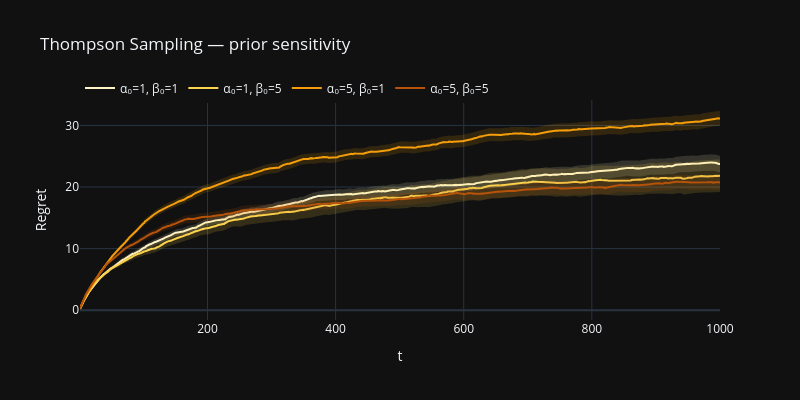

Notebook code for this chart:
### Code cell
# ── Thompson Sampling ─────────────────────────────────────────────────────────
priors    = [(1, 1), (1, 5), (5, 1), (5, 5)]
shades_ts = ["#fef3c7", "#fcd34d", "#f59e0b", "#b45309"]

fig_ts = go.Figure()
for (a0, b0), col in zip(priors, shades_ts):
    add_band(fig_ts, run(lambda a=a0, b=b0: ThompsonSampling(len(MU), a, b)), col, f"α₀={a0}, β₀={b0}")

fig_ts.update_layout(
    title="Thompson Sampling — prior sensitivity", xaxis_title="t", yaxis_title="Regret",
    template="plotly_dark", width=800, height=400, legend=dict(orientation="h", y=1.12),
)
fig_ts.show()

### Figure 1 — Plotly figure (JSON) as saved in the notebook; plotly's stock layout.template omitted (floating-point values rounded to 4 significant figures; data arrays with more than 128 entries replaced by an {"elided": "..."} marker saying what was removed)
{"data": [{"fill": "toself", "fillcolor": "rgba(254,243,199,0.15)", "hoverinfo": "skip", "line": {"width": 0}, "showlegend": false, "type": "scatter", "x": {"elided": "2000 int values"}, "y": {"elided": "2000 float values"}}, {"line": {"color": "#fef3c7", "width": 2}, "name": "α₀=1, β₀=1", "type": "scatter", "x": {"elided": "1000 int values"}, "y": {"elided": "1000 float values"}}, {"fill": "toself", "fillcolor": "rgba(252,211,77,0.15)", "hoverinfo": "skip", "line": {"width": 0}, "showlegend": false, "type": "scatter", "x": {"elided": "2000 int values"}, "y": {"elided": "2000 float values"}}, {"line": {"color": "#fcd34d", "width": 2}, "name": "α₀=1, β₀=5", "type": "scatter", "x": {"elided": "1000 int values"}, "y": {"elided": "1000 float values"}}, {"fill": "toself", "fillcolor": "rgba(245,158,11,0.15)", "hoverinfo": "skip", "line": {"width": 0}, "showlegend": false, "type": "scatter", "x": {"elided": "2000 int values"}, "y": {"elided": "2000 float values"}}, {"line": {"color": "#f59e0b", "width": 2}, "name": "α₀=5, β₀=1", "type": "scatter", "x": {"elided": "1000 int values"}, "y": {"elided": "1000 float values"}}, {"fill": "toself", "fillcolor": "rgba(180,83,9,0.15)", "hoverinfo": "skip", "line": {"width": 0}, "showlegend": false, "type": "scatter", "x": {"elided": "2000 int values"}, "y": {"elided": "2000 float values"}}, {"line": {"color": "#b45309", "width": 2}, "name": "α₀=5, β₀=5", "type": "scatter", "x": {"elided": "1000 int values"}, "y": {"elided": "1000 float values"}}], "layout": {"height": 400, "legend": {"orientation": "h", "y": 1.12}, "title": {"text": "Thompson Sampling — prior sensitivity"}, "width": 800, "xaxis": {"title": {"text": "t"}}, "yaxis": {"title": {"text": "Regret"}}}}
